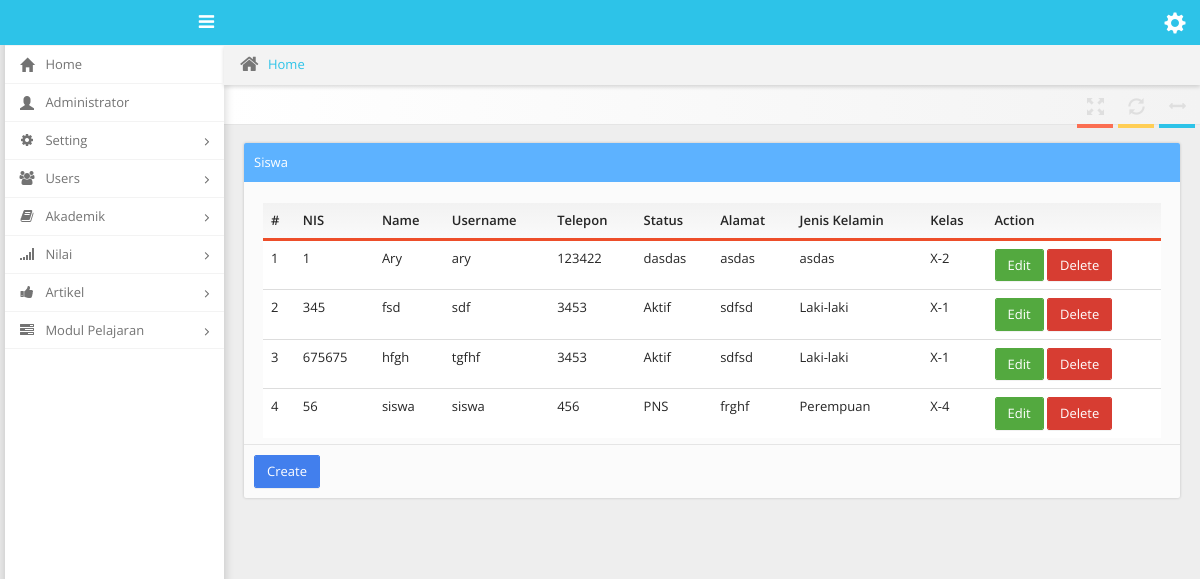
Page /dashboard/index.php?users=siswa (signed in) on the committed database.
### tables this page shows
CREATE TABLE IF NOT EXISTS `users` (
  `id` int(11) NOT NULL AUTO_INCREMENT,
  `nomor_induk` varchar(30) DEFAULT NULL,
  `name` varchar(50) DEFAULT NULL,
  `username` varchar(30) DEFAULT NULL,
  `password` varchar(32) DEFAULT NULL,
  `telp` varchar(16) DEFAULT NULL,
  `alamat` text,
  `status` varchar(25) DEFAULT NULL,
  `jenis_kelamin` varchar(25) DEFAULT NULL,
  `kelas_id` int(11) DEFAULT NULL,
  `access` varchar(30) DEFAULT NULL,
  PRIMARY KEY (`id`),
  KEY `kelas_id` (`kelas_id`),
  KEY `kelas_id_2` (`kelas_id`)
);

CREATE TABLE IF NOT EXISTS `kelas` (
  `kelas_id` int(11) NOT NULL AUTO_INCREMENT,
  `kelas_nama` varchar(50) DEFAULT NULL,
  PRIMARY KEY (`kelas_id`)
);

### dashboard/tables/siswa_table.php (the view)
<div class="col-xs-12 col-md-12">
    <div class="well with-header  with-footer">
        <div class="header bg-blue">
            Siswa
        </div>
        <table class="table table-hover">
            <thead class="bordered-darkorange">
                <tr>
                    <th>#</th>
                    <th>NIS</th>
                    <th>Name</th>
                    <th>Username</th>
                    <th>Telepon</th>
                    <th>Status</th>
                    <th>Alamat</th>
                    <th>Jenis Kelamin</th>
                    <th>Kelas</th>
                    <th>Action</th>
                </tr>
            </thead>
            <tbody>
                <?php
                    $no     =   1;
                    $guru  =   mysql_query("SELECT users.id, users.nomor_induk, users.name, users.username, users.telp, users.status,
                                                    users.alamat, users.jenis_kelamin, kelas.kelas_nama
                                            FROM users
                                            INNER JOIN kelas ON users.kelas_id=kelas.kelas_id
                                            WHERE access='siswa'
                                            ORDER BY users.name ASC");
                    while ($data=mysql_fetch_array($guru)) {
                ?>
                <tr>
                    <td><?php echo $no; ?></td>
                    <td><?php echo $data['nomor_induk']; ?></td>
                    <td><?php echo $data['name']; ?></td>
                    <td><?php echo $data['username']; ?></td>
                    <td><?php echo $data['telp']; ?></td>
                    <td><?php echo $data['status']; ?></td>
                    <td><?php echo $data['alamat']; ?></td>
                    <td><?php echo $data['jenis_kelamin']; ?></td>
                    <td><?php echo $data['kelas_nama']; ?></td>
                    <td>
                        <a href="?siswa-edit=<?php echo $data['id']; ?>" class="btn btn-success">Edit</a>
                        <a href="?siswa-del=<?php echo $data['id']; ?>" class="btn btn-danger">Delete</a>
                    </td>
                </tr>
                <?php
                    $no++;
                    }
                ?>
            </tbody>
        </table>
        <div class="footer">
            <a href="?users=siswa-create" class="btn btn-primary">Create</a>
        </div>
    </div>
</div>

### rows in the picture
users: nomor_induk "1", name "Ary", username "ary", telp "123422", status "dasdas", alamat "asdas", jenis_kelamin "asdas", kelas.kelas_nama "X-2"
users: nomor_induk "345", name "fsd", username "sdf", telp "3453", status "Aktif", alamat "sdfsd", jenis_kelamin "Laki-laki", kelas.kelas_nama "X-1"
users: nomor_induk "675675", name "hfgh", username "tgfhf", telp "3453", status "Aktif", alamat "sdfsd", jenis_kelamin "Laki-laki", kelas.kelas_nama "X-1"
users: nomor_induk "56", name "siswa", username "siswa", telp "456", status "PNS", alamat "frghf", jenis_kelamin "Perempuan", kelas.kelas_nama "X-4"

### other values in the picture
$_SESSION['name'] "Administrator"
